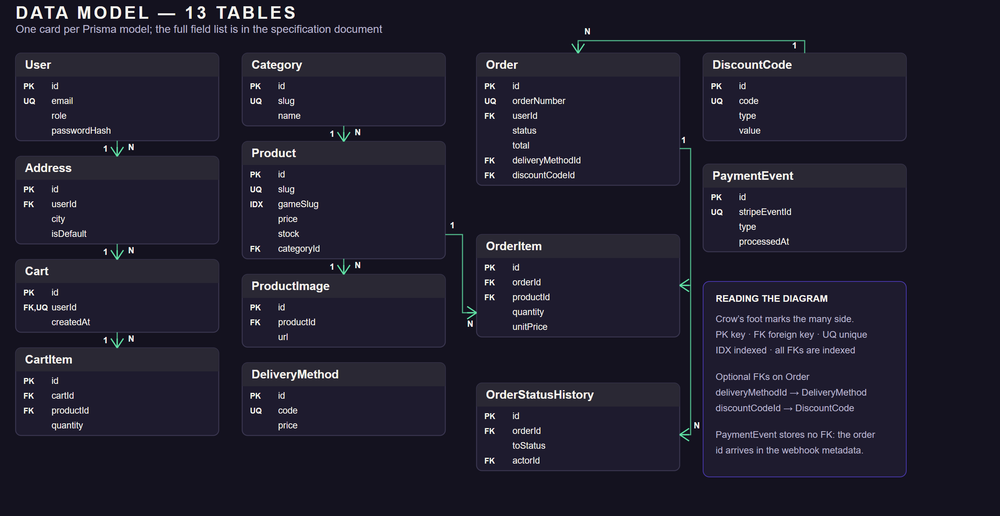
#> input picture docs/deliverables/erd-deck.png, 1000 x 516 px, shrunk from 2560 x 1320 before the run; its folder holds only this picture in this run
$ python crop-deck-images.py
#> lines starting #> are read from the running program, lines starting #| are printed output that depends on the picture
"""Produce slide-specific crops of the deck diagrams.

The HTML deck shows each diagram with its own title block. On the PPTX slides
that title block is redundant (the slide already has a heading) and it costs
the vertical space needed to fit the diagram above the footer. The PNGs are
rendered at 2x, so the crop offsets below are 2x the SVG coordinates.
"""

from pathlib import Path

from PIL import Image

ROOT = Path(__file__).resolve().parents[1]
OUT = ROOT / "docs" / "deliverables"

# (source, target, pixels removed from the top, pixels removed from the bottom)
CROPS = [
    ("erd-deck", "erd-slide", 46, 0),
    ("sequence", "sequence-slide", 72, 40),
    ("architecture", "architecture-slide", 72, 0),
]


def main() -> None:
    for source, target, top, bottom in CROPS:
        path = OUT / f"{source}.png"
        with Image.open(path) as image:
#> image is the input picture: PIL image 1000x516 RGB; mean R, G, B 32.1, 29.9, 45
            width, height = image.size
#> width = 1000; height = 516
            box = (0, top * 2, width, height - bottom * 2)
#> box = (0, 92, 1000, 516)
            cropped = image.crop(box)
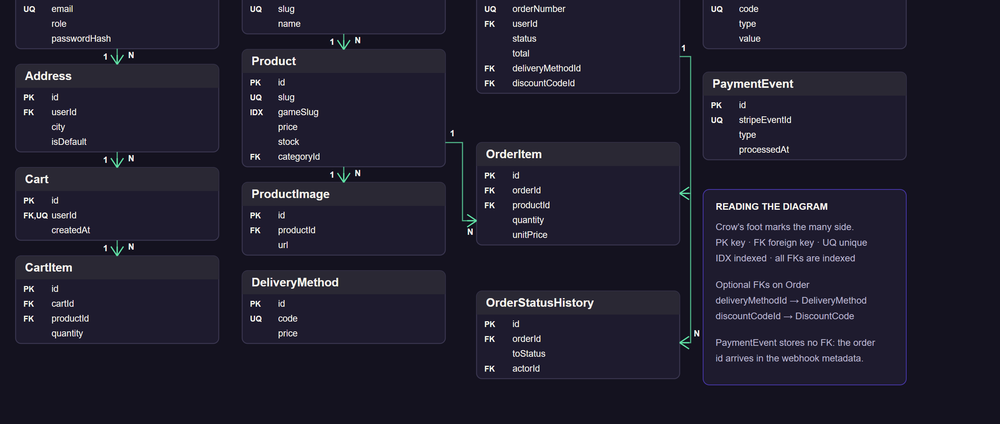
#> cropped: PIL image 1000x424 RGB; mean R, G, B 31.9, 29.6, 45.2
            cropped.save(OUT / f"{target}.png")
            print(f"{target}.png {cropped.width}x{cropped.height}")
#| erd-slide.png 1000x424


if __name__ == "__main__":
#> (the run stopped early here; a loop or call above may not have finished)
